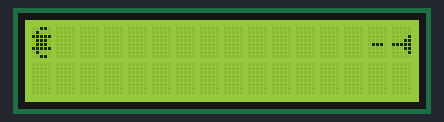
A sketch run on a simulated Arduino Uno, built with avr-gcc and run on an emulated ATmega328P. On the bench: 16×2 character LCD.

Above: at 0.19 s.
At 0.69 s:
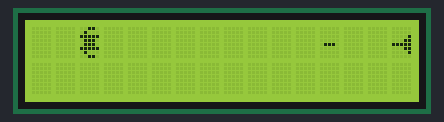
At 1.2 s:
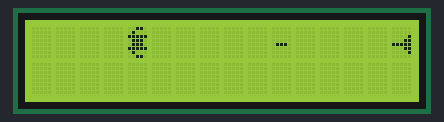
At 2.21 s:
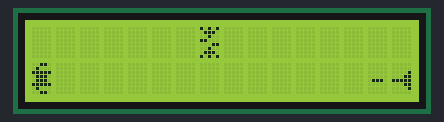
At 3.23 s:
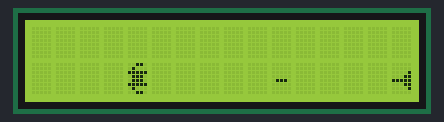
At 4.24 s:
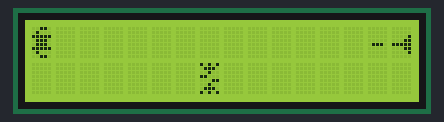

Measured:
- by itself, everything shown: repeats every 4.0 s, in 16 steps

The sketch:

ArduinoInvadersDemo.ino
```cpp
//Space Invaders animation for a 16x2 lcd

//LCD SETUP
#include <LiquidCrystal.h>

LiquidCrystal lcd(12, 11, 5, 4, 3, 2);

//CHARACTER BYTES
byte canon[8] = {
  0b00000,
  0b00000,
  0b00001,
  0b00011,
  0b11111,
  0b00011,
  0b00001,
  0b00000
};

byte laser[8] = {
  0b00000,
  0b00000,
  0b00000,
  0b00000,
  0b01110,
  0b00000,
  0b00000,
  0b00000
};

byte invader[8] = {
  0b00110,
  0b01000,
  0b11111,
  0b01110,
  0b01110,
  0b11111,
  0b01000,
  0b00110
};

byte poof[8] = {
  0b10101,
  0b01110,
  0b00100,
  0b11000,
  0b00011,
  0b00100,
  0b01110,
  0b10101
};

//COLUMNS & LINES
int columnInvader = 0;
int lineInvader = 0;
int lineCanon = 0;
int columnLaser = 14;
int lineLaser = 0;

void setup() {

//CHARACTERS
 lcd.createChar(1, canon);
 lcd.createChar(2, laser);
 lcd.createChar(3, invader);
 lcd.createChar(4, poof);

//STARTINT LCD
 lcd.begin(16, 2);
}

void loop() {

//WRITING CANON, LASER & INVADER
  lcd.setCursor(15, lineCanon);
  lcd.write(1);

  lcd.setCursor(columnLaser, lineLaser);
  lcd.write(2);

  lcd.setCursor(columnInvader, lineInvader);
  lcd.write(3);

//RESETTING LASER+INVADER & INVERTING LINE
  if(columnInvader == 7 && lineInvader == 0){
   columnInvader = -1;
   lineInvader++;
  }
  if(columnLaser == 7 && lineLaser == 0){
   columnLaser = 15;
   lineLaser++;
   lineCanon++;
  }
  if(columnInvader == 7 && lineInvader == 1){
   columnInvader = -1;
   lineInvader--;
  }
  if(columnLaser == 7 && lineLaser == 1){
   columnLaser = 15;
   lineLaser--;
   lineCanon--;
  }

//MOVING LASER & INVADER
  columnInvader++;
  columnLaser--;

//DELAY & CLEAR
  delay(250);
  lcd.clear();

//EXPLODING INVADER
  if(columnLaser == 14 && columnInvader == 0 && lineCanon == 0){
   lcd.setCursor(7,1);
   lcd.write(4);
  }

  if(columnLaser == 14 && columnInvader == 0 && lineCanon == 1){
   lcd.setCursor(7,0);
   lcd.write(4);
  }

}
/*
Made by Thijs van Beers
Latest version: 26-5-2014
*/
```
